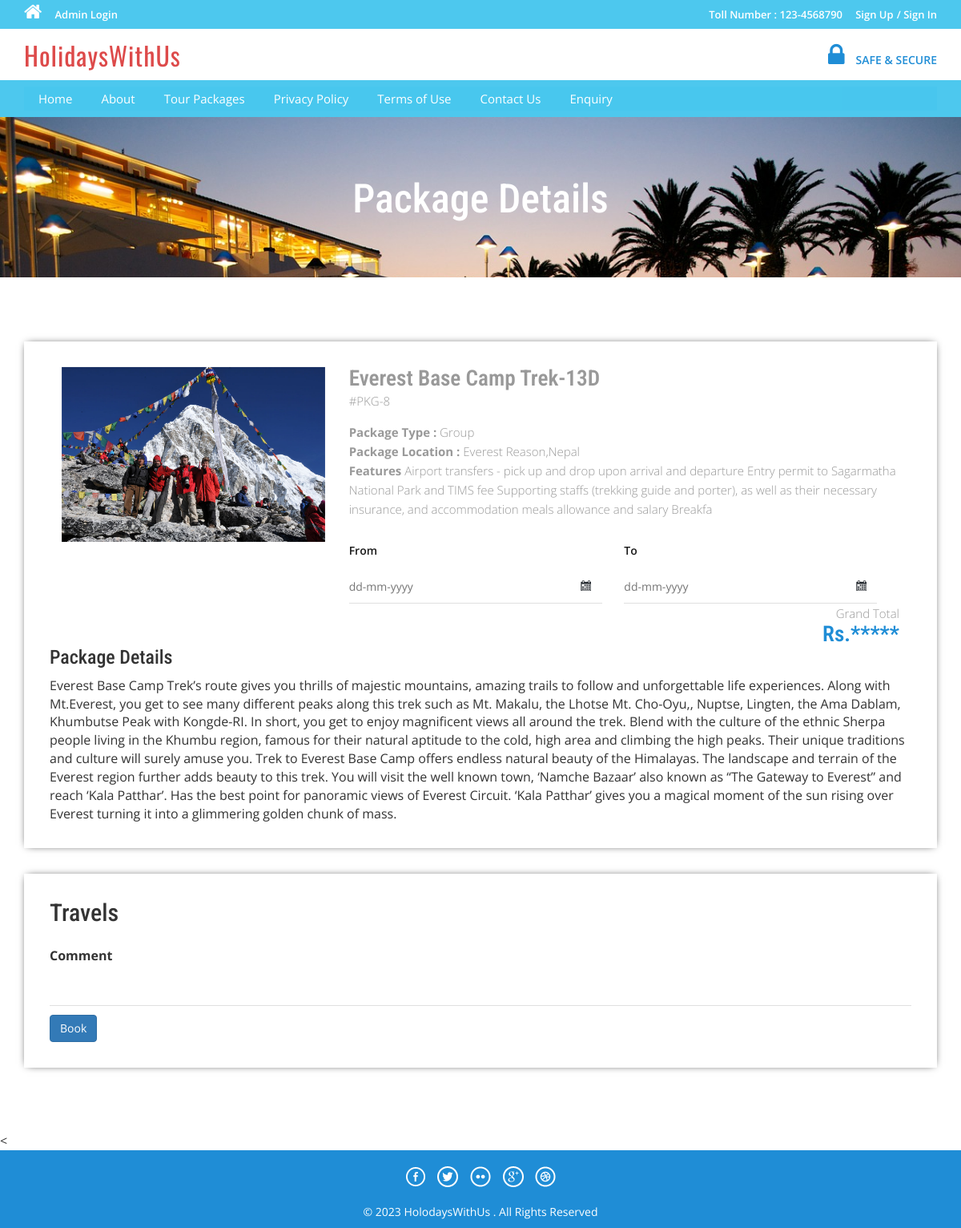
The app's page /tms/package-details.php?pkgid=8 with its own data.
### tables this page shows
CREATE TABLE `tbltourpackages` (
  `PackageId` int(11) NOT NULL,
  `PackageName` varchar(200) DEFAULT NULL,
  `PackageType` varchar(150) DEFAULT NULL,
  `PackageLocation` varchar(100) DEFAULT NULL,
  `PackagePrice` int(11) DEFAULT NULL,
  `PackageFetures` varchar(255) DEFAULT NULL,
  `PackageDetails` mediumtext DEFAULT NULL,
  `PackageImage` varchar(100) DEFAULT NULL,
  `Creationdate` timestamp NULL DEFAULT current_timestamp(),
  `UpdationDate` timestamp NULL DEFAULT NULL ON UPDATE current_timestamp()
);

### tms/package-details.php (the view, shortened to what this page needs)
<?php
include('includes/config.php');
?>
<!DOCTYPE HTML>
<html>
<head>
	<link href="css/bootstrap.css" rel='stylesheet' type='text/css' />
	<link href="css/style.css" rel='stylesheet' type='text/css' />
	<link href="css/font-awesome.css" rel="stylesheet">
	<link href="css/animate.css" rel="stylesheet" type="text/css" media="all">
	<link rel="stylesheet" href="css/jquery-ui.css" />
</head>
<body>
	<?php include('includes/header.php'); ?>
	<div class="banner-3">
		<div class="container">
			<h1 class="wow zoomIn animated animated" data-wow-delay=".5s" style="visibility: visible; animation-delay: 0.5s; animation-name: zoomIn;"> Package Details</h1>
		</div>
	</div>
	<div class="selectroom">
		<div class="container">
			<?php
			$pid = intval($_GET['pkgid']);
			$sql = "SELECT * from tbltourpackages where PackageId=:pid";
			$query = $dbh->prepare($sql);
			$query->bindParam(':pid', $pid, PDO::PARAM_STR);
			$query->execute();
			$results = $query->fetchAll(PDO::FETCH_OBJ);
			if ($query->rowCount() > 0) {
				foreach ($results as $result) {	?>
					<form name="book" method="post">
						<div class="selectroom_top">
							<div class="col-md-4 selectroom_left wow fadeInLeft animated" data-wow-delay=".5s">
								<img src="admin/pacakgeimages/<?php echo htmlentities($result->PackageImage); ?>" class="img-responsive" alt="">
							</div>
							<div class="col-md-8 selectroom_right wow fadeInRight animated" data-wow-delay=".5s">
								<h2><?php echo htmlentities($result->PackageName); ?></h2>
								<p class="dow">#PKG-<?php echo htmlentities($result->PackageId); ?></p>
								<p><b>Package Type :</b> <?php echo htmlentities($result->PackageType); ?></p>
								<p><b>Package Location :</b> <?php echo htmlentities($result->PackageLocation); ?></p>
								<p><b>Features</b> <?php echo htmlentities($result->PackageFetures); ?></p>
								<div class="ban-bottom">
									<div class="bnr-right">
										<label class="inputLabel">From</label>
										<input class="date" id="datepicker" type="text" placeholder="dd-mm-yyyy" name="fromdate" required="">
									</div>
									<div class="bnr-right">
										<label class="inputLabel">To</label>
										<input class="date" id="datepicker1" type="text" placeholder="dd-mm-yyyy" name="todate" required="">
									</div>
								</div>
								<div class="grand">
									<p>Grand Total</p>
									<h3>Rs.*****</h3>
								</div>
							</div>
							<h3>Package Details</h3>
							<p style="padding-top: 1%"><?php echo htmlentities($result->PackageDetails); ?> </p>
						</div>
						<div class="selectroom_top">
							<h2>Travels</h2>
							<div class="selectroom-info animated wow fadeInUp animated" data-wow-duration="1200ms" data-wow-delay="500ms" style="visibility: visible; animation-duration: 1200ms; animation-delay: 500ms; animation-name: fadeInUp; margin-top: -70px">
								<ul>
									<li class="spe">
										<label class="inputLabel">Comment</label>
										<input class="special" type="text" name="comment" required="">
									</li>
									<?php if ($_SESSION['login']) { ?>
										<li class="spe" align="center">
											<button type="submit" name="submit2" class="btn-primary btn">Book</button>
										</li>
									<?php } else { ?>
										<li class="sigi" align="center" style="margin-top: 1%">
											<a href="#" data-toggle="modal" data-target="#myModal4" class="btn-primary btn"> Book</a>
										</li>
									<?php } ?>
								</ul>
							</div>
						</div>
					</form>
			<?php }
			} ?>
		</div>
	</div>
	<
		<?php include('includes/footer.php'); ?>
</body>
</html>

### tms/css/style.css (style rules this page uses)
html, body { font-size: 100%; background: #fff; font-family: 'Open Sans', sans-serif; }
body a,.grid_1,plan_1,plan_1.one,plan_1.two,i.icon1, i.icon2, i.icon3, i.icon4, i.icon5, i.icon6 { transition:0.5s all; -webkit-transition:0.5s all; -moz-transition:0.5s all; -o-transition:0.5s all; -ms-transition:0.5s all; }
h1,h2,h3,h4,h5,h6 { margin:0; font-family: 'Roboto Condensed', sans-serif; }
p { margin:0; }
ul { margin:0; padding:0; }
label { margin:0; }
.bnr-right input[type="text"] { width: 95%; color: #9E9E9E; outline: none; font-size: 14px; padding: 10px 10px; border: 1px solid #9E9E9E; -webkit-appearance: none; margin-top: 10px; }
.date { background: url(../images/date-icon.png) no-repeat 95.5% 45% #fff; cursor: pointer; }
.ban-top .inputLabel,.ban-bottom .inputLabel { display: block; font-weight: 600; font-size: 14px; margin-bottom: 5px; color: #191919; }
.bnr-right { float: left; width:50%; }
.ban-bottom { margin-top: 30px; }
.banner-3 { background: url(../images/6.jpg)no-repeat; background-size: cover; -webkit-background-size: cover; -o-background-size: cover; -ms-background-size: cover; -moz-background-size: cover; min-height:200px; }
.banner-3 h1 { font-size: 50px; margin-bottom: 40px; padding: 1.5em 0 0; text-align: center; color: #fff; }
.selectroom { padding: 5em 0 3em; }
.selectroom_top { padding: 2em; box-shadow: 0px 0px 10px -4px #000; margin-bottom: 2em; }
.grand { text-align: right; }
.selectroom_right h2 { font-size: 1.7em; color: #999; font-weight: 600; margin: 0; }
.selectroom_right h3 { font-size: 1.7em; font-weight: 600; color:#1F8DD6; }
p.dow { font-size: 15px; color: #999; font-weight: 300; line-height: 1.8em; margin-bottom:1em; }
.selectroom_right p { font-size: 15px; line-height: 1.6em; font-weight: 300; color: #999; }
.selectroom-info li { display: inline-block; float: left; }
.selectroom input[type="text"] { width: 92%; color: #9E9E9E; outline: none; font-size: 14px; padding: 10px 0px; border: none; border-bottom:1px solid rgba(0,0,0,.12); -webkit-appearance: none; margin-top: 10px; }
.selectroom-info ul { margin-top: 3em; }
li.spe { width: 100%; margin-top: 3em; }
li.spe input[type="text"] { width: 100%; }

### records on screen
tbltourpackages: PackageImage (picture), PackageName "Everest Base Camp Trek-13D", PackageId "8", PackageType "Group", PackageLocation "Everest Reason,Nepal", PackageFetures "Airport transfers - pick up and drop upon arrival and departure Entry permit to Sagarmatha National Park and TIMS fee Supporting staffs (trekking guide and porter), as well as their necessary insurance, and accommodation meals allowance and salary Breakfa", PackageDetails "Everest Base Camp Trek’s route gives you thrills of majestic mountains, amazing trails to follow and unforgettable life experiences. Along with Mt.Everest, you get to see many different peaks along this trek such as Mt. Makalu, the Lhotse Mt. Cho-Oyu,, Nuptse, Lingten, the Ama Dablam, Khumbutse Peak with Kongde-RI. In short, you get to enjoy magnificent views all around the trek. Blend with the culture of the ethnic Sherpa people living in the Khumbu region, famous for their natural aptitude to the cold, high area and climbing the high peaks. Their unique traditions and culture will surely amuse you. Trek to Everest Base Camp offers endless natural beauty of the Himalayas. The landscape and…"
